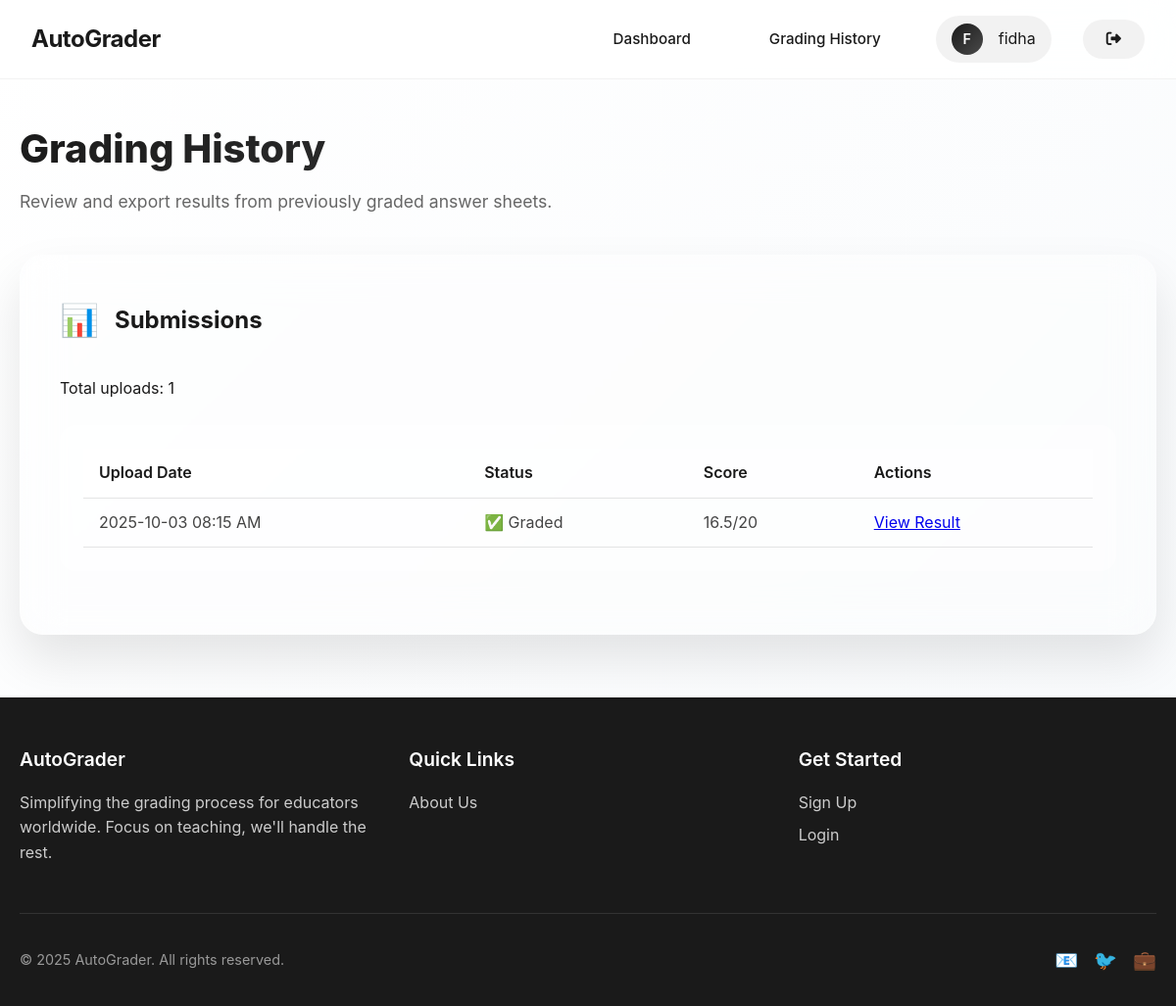
/teacher-results/ (signed in), run on an earlier commit of the app's database.
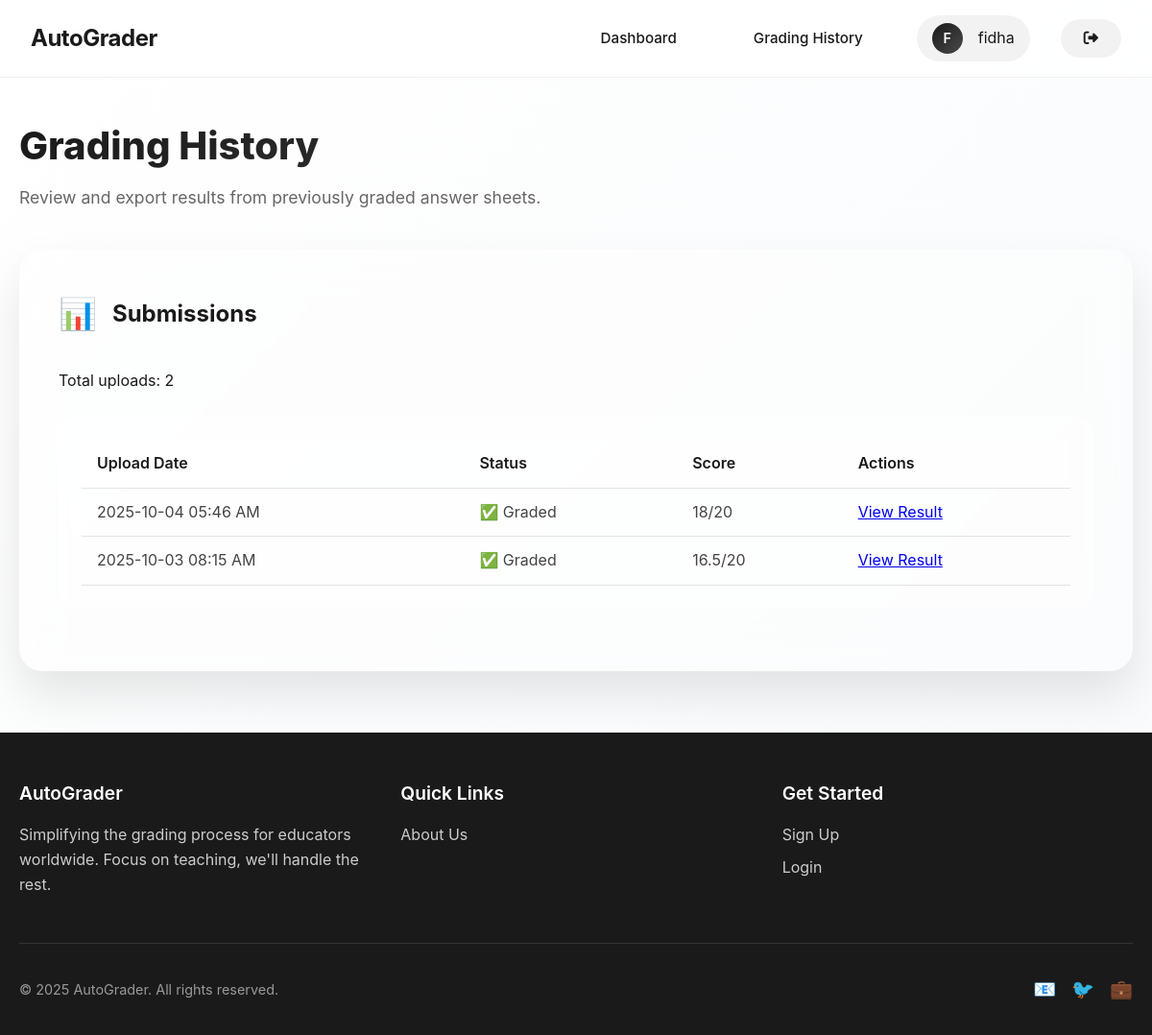
And on a later commit of the database.
### grading_app/models.py (models this page shows, shortened)
class User(AbstractUser):
    USER_TYPE_CHOICES = (
        ('student', 'Student'),
        ('teacher', 'Teacher'),
    )
    user_type = models.CharField(max_length=10, choices=USER_TYPE_CHOICES)

class Upload(models.Model):
    STATUS_CHOICES = [
        ('N', 'Not Processed'),
        ('GRADED', 'Graded'),
        ('FAILED', 'Failed'),
    ]
    user = models.ForeignKey(User, on_delete=models.CASCADE, null=True, blank=True)
    question_paper = models.FileField(upload_to='uploads/questions/')
    model_answer = models.FileField(upload_to='uploads/answers/')
    student_answers = models.FileField(upload_to='uploads/students/')
    uploaded_at = models.DateTimeField(auto_now_add=True)
    status = models.CharField(max_length=20, choices=STATUS_CHOICES, default='N')  # ✅ new field

class GradingResult(models.Model):
    upload = models.OneToOneField(Upload, on_delete=models.CASCADE, related_name='grading_result')
    result_json = models.JSONField(default=list)
    full_gemini_response = models.TextField(blank=True)
    graded_at = models.DateTimeField(auto_now_add=True)
    def total_marks_awarded(self):
        return sum(item.get('marks', 0) for item in self.result_json)
    @property
    def total_possible_marks(self):
        return sum(item.get('max_marks', 0) for item in self.result_json)

### grading_app/views.py (the view)
# urls.py: path('teacher-results/', views.teacher_results_view, name='teacher_results'),
def teacher_results_view(request):
    uploads = Upload.objects.filter(user=request.user).order_by('-uploaded_at').select_related('grading_result')
    context = {
        'all_uploads': uploads,
    }
    return render(request, 'teacher_results.html', context)

### grading_app/templates/teacher_results.html (shortened to what this page needs)
<!DOCTYPE html>
<html lang="en">
<head>
    <link rel="stylesheet" href="https://cdnjs.cloudflare.com/ajax/libs/font-awesome/6.5.0/css/all.min.css">
</head>
<body>
<nav>
    <div class="nav-container">
        <a href="/" class="logo">AutoGrader</a>
        <div class="nav-links">
            <a href="{% url 'teacher_dashboard' %}">Dashboard</a>
            <a href="{% url 'teacher_results' %}">Grading History</a>
            <div class="user-profile">
                <div class="user-avatar">
                    {{ request.user.first_name|default:request.user.username|slice:":1"|upper }}
                </div>
                <span>{{ request.user.first_name|default:request.user.username }}</span>
            </div>
            <a href="/logout/" class="logout-btn" title="Logout"><i class="fas fa-sign-out-alt"></i></a>
        </div>
    </div>
</nav>
<section class="page-header">
    <div class="container">
        <h1>Grading History</h1>
        <p>Review and export results from previously graded answer sheets.</p>
    </div>
</section>
<section class="container">
    <div class="glass-card">
        <div class="card-header">
            <span class="card-icon">📊</span>
            <h2>Submissions</h2>
        </div>
        <p>Total uploads: {{ all_uploads.count }}</p>
        <div class="results-content">
            <div class="sample-table">
                <table class="table">
                    <thead>
                        <tr>
                            <th>Upload Date</th>
                            <th>Status</th>
                            <th>Score</th>
                            <th>Actions</th>
                        </tr>
                    </thead>
                   <tbody>
{% for upload in all_uploads %}
    <tr>
        <td>{{ upload.uploaded_at|date:"Y-m-d H:i A" }}</td>
        <td>
            {% if upload.status == "GRADED" %}
                ✅ Graded
            {% elif upload.status == "FAILED" %}
                ❌ Failed
            {% else %}
                ⏳ Processing...
            {% endif %}
        </td>
        <td>
            {% if upload.status == "GRADED" and upload.grading_result %}
                {{ upload.grading_result.total_marks_awarded }}/{{ upload.grading_result.total_possible_marks }}
            {% else %}
                --
            {% endif %}
        </td>
        <td>
            {% if upload.status == "GRADED" and upload.grading_result %}
                <a href="{% url 'detailed_grading' upload.id %}">View Result</a>
            {% elif upload.status == "FAILED" %}
                <span style="color:red;">Check Logs</span>
            {% else %}
                Processing...
            {% endif %}
        </td>
    </tr>
{% empty %}
    <tr>
        <td colspan="5">No uploads yet.</td>
    </tr>
{% endfor %}
</tbody>
                </table>
            </div>
        </div>
    </div>
</section>
<footer class="footer">
    <div class="container">
        <div class="footer-content">
            <div class="footer-section">
                <h3>AutoGrader</h3>
                <p>Simplifying the grading process for educators worldwide. Focus on teaching, we'll handle the rest.</p>
            </div>
            <div class="footer-section">
                <h3>Quick Links</h3>
                <ul class="footer-links">
                    <li><a href="/about/">About Us</a></li>
                </ul>
            </div>
            <div class="footer-section">
                <h3>Get Started</h3>
                <ul class="footer-links">
                    <li><a href="/signup/">Sign Up</a></li>
                    <li><a href="/login/">Login</a></li>
                </ul>
            </div>
        </div>
        <div class="footer-bottom">
            <p>&copy; 2025 AutoGrader. All rights reserved.</p>
            <div class="social-links">
                <a href="#">📧</a>
                <a href="#">🐦</a>
                <a href="#">💼</a>
            </div>
        </div>
    </div>
</footer>
</body>
</html>

### grading_app/templates/teacher_results.html (style rules this page uses)
* { margin: 0; padding: 0; box-sizing: border-box; }
body { font-family: 'Inter', -apple-system, BlinkMacSystemFont, 'Segoe UI', Roboto, sans-serif; background: linear-gradient(135deg, #ffffff 0%, #f8fafc 100%); color: #1a1a1a; line-height: 1.6; overflow-x: hidden; }
.container { max-width: 1200px; margin: 0 auto; padding: 0 20px; }
nav { position: fixed; top: 0; width: 100%; z-index: 1000; backdrop-filter: blur(20px); background: rgba(255, 255, 255, 0.8); border-bottom: 1px solid rgba(0, 0, 0, 0.05); }
.nav-container { display: flex; justify-content: space-between; align-items: center; padding: 1rem 2rem; }
.logo { font-size: 1.5rem; font-weight: 700; color: #1a1a1a; text-decoration: none; letter-spacing: -0.5px; }
.nav-links { display: flex; gap: 2rem; align-items: center; }
.nav-links a { color: #1a1a1a; text-decoration: none; font-weight: 500; font-size: 0.95rem; padding: 0.5rem 1.5rem; border-radius: 25px; transition: all 0.3s ease; }
.user-profile { display: flex; align-items: center; gap: 1rem; padding: 0.5rem 1rem; border-radius: 25px; background: rgba(0, 0, 0, 0.05); }
.user-avatar { width: 32px; height: 32px; border-radius: 50%; background: linear-gradient(135deg, #1a1a1a, #4a4a4a); display: flex; align-items: center; justify-content: center; color: white; font-size: 0.9rem; font-weight: 600; }
.logout-btn { font-size: 1.2rem; text-decoration: none; color: #1a1a1a; padding: 0.5rem 1rem; border-radius: 50%; background: rgba(0,0,0,0.05); transition: all 0.3s ease; }
.page-header { padding: 120px 0 40px; text-align: left; }
.page-header h1 { font-size: 2.5rem; font-weight: 800; margin-bottom: 0.5rem; background: linear-gradient(135deg, #1a1a1a 0%, #4a4a4a 100%); -webkit-background-clip: text; -webkit-text-fill-color: transparent; }
.page-header p { font-size: 1.1rem; color: #666; }
.glass-card { background: rgba(255, 255, 255, 0.25); backdrop-filter: blur(20px); border: 1px solid rgba(255, 255, 255, 0.2); border-radius: 24px; padding: 2.5rem; box-shadow: 0 25px 50px rgba(0, 0, 0, 0.1); margin-bottom: 3rem; }
.card-header { display: flex; align-items: center; gap: 1rem; margin-bottom: 2rem; }
.card-icon { font-size: 2rem; }
.card-header h2 { font-size: 1.5rem; font-weight: 700; color: #1a1a1a; }
.sample-table { background: rgba(255, 255, 255, 0.4); border-radius: 16px; padding: 1.5rem; margin: 1.5rem 0; overflow-x: auto; }
.table { width: 100%; border-collapse: collapse; }
.table th, .table td { padding: 0.75rem 1rem; text-align: left; border-bottom: 1px solid rgba(0, 0, 0, 0.1); }
.table th { background: rgba(255, 255, 255, 0.3); font-weight: 600; }
.table td { color: #444; }
.footer { background: #1a1a1a; color: #fff; padding: 3rem 0 2rem; margin-top: 4rem; }
.footer-content { display: grid; grid-template-columns: repeat(auto-fit, minmax(250px, 1fr)); gap: 2rem; margin-bottom: 2rem; }
.footer-section h3 { font-size: 1.2rem; font-weight: 600; margin-bottom: 1rem; color: #fff; }
.footer-section p { color: #ccc; line-height: 1.6; margin-bottom: 1rem; }
.footer-links { list-style: none; }
.footer-links li { margin-bottom: 0.5rem; }
.footer-links a { color: #ccc; text-decoration: none; transition: color 0.3s ease; }
.footer-bottom { border-top: 1px solid #333; padding-top: 2rem; display: flex; justify-content: space-between; align-items: center; flex-wrap: wrap; gap: 1rem; }
.footer-bottom p { color: #999; font-size: 0.9rem; }
.social-links { display: flex; gap: 1rem; }
.social-links a { color: #999; font-size: 1.2rem; text-decoration: none; transition: color 0.3s ease; }

What changed in the data, as far as the page shows it:
added Upload: uploaded_at "2025-10-04 05:46 AM", status "✅ Graded", grading_result.total_marks_awarded "18", grading_result.total_possible_marks "20"
Also different on the page:
{{ all_uploads.count }}: "1" → "2"
